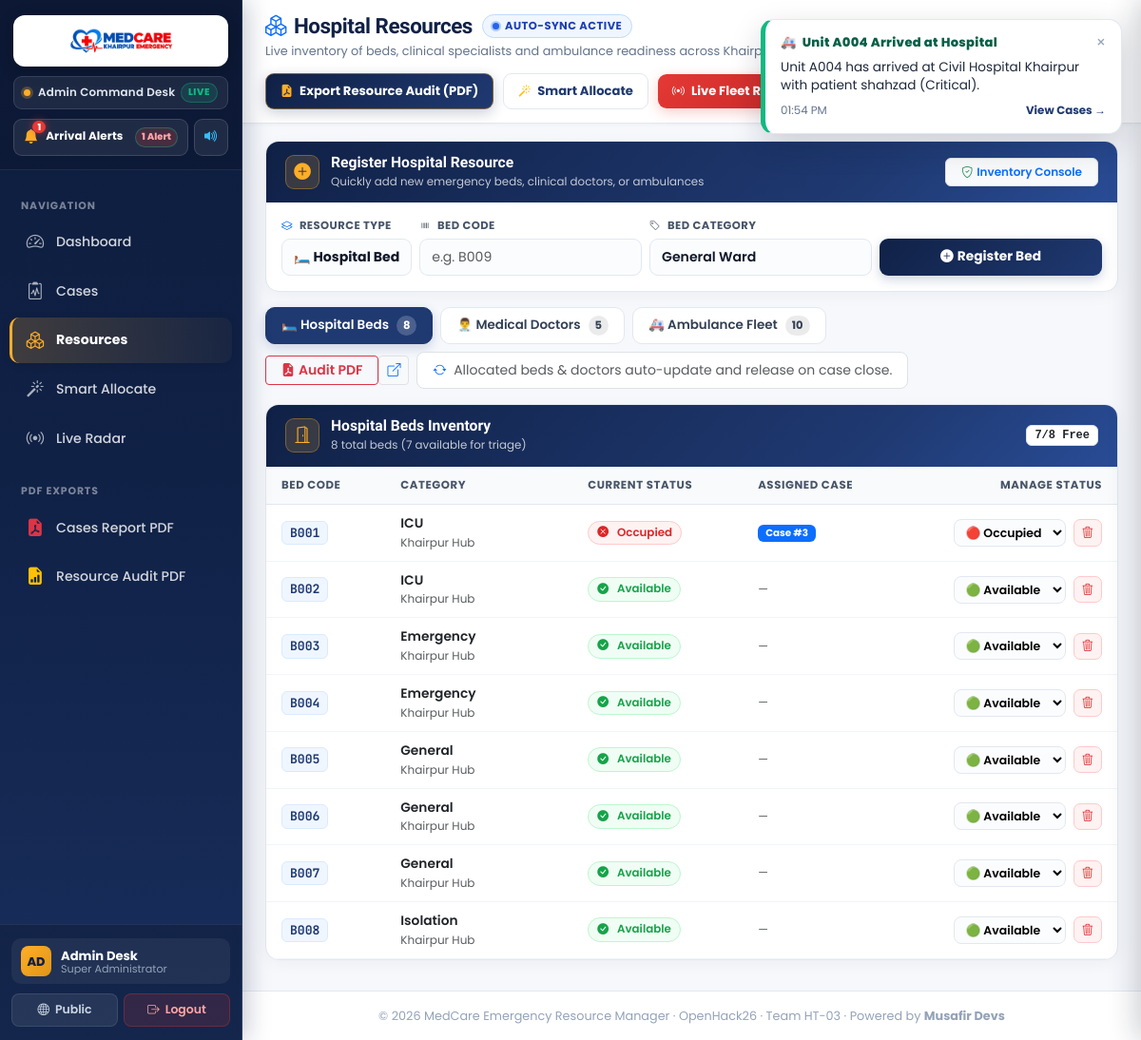
Screenshot of /admin/resources (signed in) with the database file from the repository.
### app.py (models this page shows)
class Bed(db.Model):
    id = db.Column(db.Integer, primary_key=True)
    bed_code = db.Column(db.String(20), unique=True, nullable=False)
    bed_type = db.Column(db.String(30), nullable=False)  # ICU, Emergency, General, Isolation
    status = db.Column(db.String(20), default='Available')
    assigned_case_id = db.Column(db.Integer, db.ForeignKey('case.id'), nullable=True)

### app.py (the view)
@app.route('/admin/resources')
@login_required(role='admin')
def admin_resources():
    return render_template('admin/resources.html', beds=Bed.query.all(),
        doctors=User.query.filter_by(role='doctor').all(),
        ambulances=User.query.filter_by(role='ambulance').all())

### app.py (called while the page is built, shortened)
def login_required(role=None):
    from functools import wraps
    def decorator(f):
        @wraps(f)
        def wrapped(*args, **kwargs):
            if 'user_id' not in session:
                flash('Please login first.', 'warning')
                return redirect(url_for('login'))
            return f(*args, **kwargs)
        return wrapped
    return decorator

### templates/admin/resources.html (shortened to what this page needs)
{% extends "base.html" %}
{% block body %}
{% include 'admin/_nav.html' %}
<header class="executive-topbar">
  <div class="topbar-left">
    <div class="topbar-title-row">
      <h1 class="topbar-title">
        <i class="bi bi-boxes text-primary"></i>
        <span>Hospital Resources</span>
      </h1>
      <span class="topbar-status-chip">
        <span class="live-dot-pulse"></span>
        <span>Auto-Sync Active</span>
      </span>
    </div>
    <p class="topbar-sub">
      Live inventory of beds, clinical specialists and ambulance readiness across Khairpur
    </p>
  </div>
  <div class="topbar-right">
    <a href="{{ url_for('export_resources_pdf') }}" class="btn-topbar-action btn-pdf" target="_blank" title="Export Resource Inventory & Readiness Audit PDF">
      <i class="bi bi-file-earmark-pdf-fill"></i>
      <span>Export Resource Audit (PDF)</span>
    </a>
    <a href="{{ url_for('admin_allocate') }}" class="btn-topbar-action btn-allocate">
      <i class="bi bi-magic text-warning"></i>
      <span>Smart Allocate</span>
    </a>
    <a href="{{ url_for('admin_track') }}" class="btn-topbar-action btn-radar">
      <i class="bi bi-broadcast"></i>
      <span>Live Fleet Radar</span>
    </a>
  </div>
</header>
<main class="dashboard-main-content">
  <div class="content-card mb-3">
    <div class="admin-card-header">
      <div class="admin-card-header-left">
        <div class="admin-card-icon"><i class="bi bi-plus-circle-fill"></i></div>
        <div>
          <h5>Register Hospital Resource</h5>
          <p>Quickly add new emergency beds, clinical doctors, or ambulances</p>
        </div>
      </div>
      <span class="badge bg-light text-primary border px-3 py-2 fw-semibold d-none d-sm-inline-flex align-items-center">
        <i class="bi bi-shield-check text-success me-1"></i> Inventory Console
      </span>
    </div>
    <div class="card-body p-3">
      <form method="POST" action="{{ url_for('add_resource') }}">
        <div class="row g-2 align-items-end">
          <div class="col-md-3 col-lg-2">
            <label class="form-label"><i class="bi bi-layers me-1 text-primary"></i> Resource Type</label>
            <select name="resource_type" id="resTypeSelect" class="form-select fw-bold" onchange="toggleResourceForm(this.value)">
              <option value="bed" selected>🛏️ Hospital Bed</option>
            </select>
          </div>
          <div id="bedFields" class="row g-2 col-md-9 col-lg-10 align-items-end m-0 p-0">
            <div class="col-md-4 col-lg-4">
              <label class="form-label"><i class="bi bi-upc me-1 text-secondary"></i> Bed Code</label>
              <input type="text" name="bed_code" id="bedCodeInput" class="form-control" placeholder="e.g. B009" required>
            </div>
            <div class="col-md-4 col-lg-4">
              <label class="form-label"><i class="bi bi-tag me-1 text-secondary"></i> Bed Category</label>
              <select name="bed_type" class="form-select fw-semibold">
                <option value="General" selected>General Ward</option>
              </select>
            </div>
            <div class="col-md-4 col-lg-4">
              <button type="submit" class="btn-admin-primary w-100">
                <i class="bi bi-plus-circle-fill me-1"></i> Register Bed
              </button>
            </div>
          </div>
        </div>
      </form>
    </div>
  </div>
  <div class="d-flex align-items-center justify-content-between flex-wrap gap-2 mb-3">
    <ul class="nav nav-pills res-pills m-0">
      <li class="nav-item">
        <a class="nav-link active" data-bs-toggle="pill" href="#beds">
          <span>🛏️ Hospital Beds</span>
          <span class="res-pill-badge">{{ beds|length }}</span>
        </a>
      </li>
      <li class="nav-item">
        <a class="nav-link" data-bs-toggle="pill" href="#doctors">
          <span>👨‍⚕️ Medical Doctors</span>
          <span class="res-pill-badge">{{ doctors|length }}</span>
        </a>
      </li>
      <li class="nav-item">
        <a class="nav-link" data-bs-toggle="pill" href="#ambulances">
          <span>🚑 Ambulance Fleet</span>
          <span class="res-pill-badge">{{ ambulances|length }}</span>
        </a>
      </li>
    </ul>
    <div class="d-none d-md-flex align-items-center gap-2">
      <div class="d-inline-flex align-items-center">
        <a href="{{ url_for('export_resources_pdf') }}" class="btn btn-outline-danger btn-sm py-1 px-3 fw-semibold d-inline-flex align-items-center gap-1" title="Download Resource Audit Report as PDF">
          <i class="bi bi-file-earmark-pdf-fill"></i> Audit PDF
        </a>
        <a href="{{ url_for('export_resources_pdf', view='1') }}" target="_blank" class="btn btn-light border btn-sm py-1 px-2" title="Preview PDF in New Tab">
          <i class="bi bi-box-arrow-up-right text-primary"></i>
        </a>
      </div>
      <div class="text-muted small bg-white border px-3 py-2 rounded-3">
        <i class="bi bi-arrow-repeat text-primary me-1"></i>
        <span>Allocated beds & doctors auto-update and release on case close.</span>
      </div>
    </div>
  </div>
  <div class="tab-content">
    <div class="tab-pane fade show active" id="beds">
      <div class="content-card">
        <div class="admin-card-header">
          <div class="admin-card-header-left">
            <div class="admin-card-icon"><i class="bi bi-door-open"></i></div>
            <div>
              <h5>Hospital Beds Inventory</h5>
              <p>{{ beds|length }} total beds ({{ beds|selectattr('status', 'equalto', 'Available')|list|length }} available for triage)</p>
            </div>
          </div>
          <span class="badge bg-white text-dark border px-2 py-1 font-monospace small">
            {{ beds|selectattr('status', 'equalto', 'Available')|list|length }}/{{ beds|length }} Free
          </span>
        </div>
        <div class="card-body p-0">
          <table class="table-modern align-middle">
            <thead>
              <tr>
                <th style="width: 14%;">Bed Code</th>
                <th style="width: 22%;">Category</th>
                <th style="width: 20%;">Current Status</th>
                <th style="width: 22%;">Assigned Case</th>
                <th style="width: 22%;" class="text-end">Manage Status</th>
              </tr>
            </thead>
            <tbody>
              {% for b in beds %}
              <tr>
                <td><span class="code-badge">{{ b.bed_code }}</span></td>
                <td>
                  <span class="fw-semibold text-dark">{{ b.bed_type }}</span>
                  <span class="text-muted small d-block">Khairpur Hub</span>
                </td>
                <td>
                  {% if b.status == 'Available' %}
                    <span class="status-pill status-pill-available"><i class="bi bi-check-circle-fill me-1"></i>Available</span>
                  {% else %}
                    <span class="status-pill status-pill-occupied"><i class="bi bi-x-circle-fill me-1"></i>Occupied</span>
                  {% endif %}
                </td>
                <td>
                  {% if b.assigned_case_id %}
                    <a href="{{ url_for('admin_cases') }}" class="badge bg-primary text-white text-decoration-none px-2 py-1">
                      Case #{{ b.assigned_case_id }}
                    </a>
                  {% else %}
                    <span class="text-muted small">—</span>
                  {% endif %}
                </td>
                <td class="text-end">
                  <div class="d-inline-flex align-items-center gap-1 justify-content-end">
                    <form method="POST" action="{{ url_for('update_resource') }}" class="d-inline m-0">
                      <select name="status" class="update-select-sm" onchange="this.form.submit()">
                        <option value="Available" {% if b.status=='Available' %}selected{% endif %}>🟢 Available</option>
                        <option value="Occupied" {% if b.status=='Occupied' %}selected{% endif %}>🔴 Occupied</option>
                      </select>
                    </form>
                    <form method="POST" action="{{ url_for('delete_resource') }}" class="d-inline m-0 ms-1"
                          data-confirm="Are you sure you want to permanently remove bed <strong>{{ b.bed_code }}</strong> ({{ b.bed_type }})?"
                          data-confirm-title="Remove Bed"
                          data-confirm-badge="BED: {{ b.bed_code }}"
                          data-confirm-btn="Yes, Remove"
                          data-confirm-type="danger">
                      <button type="submit" class="btn-action-delete" title="Delete Bed">
                        <i class="bi bi-trash3"></i>
                      </button>
                    </form>
                  </div>
                </td>
              </tr>
              {% else %}
              <tr>
                <td colspan="5" class="text-center text-muted py-4">No beds recorded.</td>
              </tr>
              {% endfor %}
            </tbody>
          </table>
        </div>
      </div>
    </div>
  </div>
</main>
<footer class="site-footer">
  <div class="container-fluid px-4 text-center">
    <p class="mb-0">&copy; 2026 MedCare Emergency Resource Manager · OpenHack26 · Team HT-03 · Powered by <strong>Musafir Devs</strong></p>
  </div>
</footer>
{% endblock %}

### static/css/style.css (style rules this page uses)
:root { --navy: #1F3971; --navy-light: #2a4a8a; --yellow: #FFAE27; --red: #e53935; --dark: #2d3e50; --muted: #78909c; --bg: #f5f7fa; --border: #e3e7ee; }
* { box-sizing: border-box; }
html { -webkit-text-size-adjust: 100%; scroll-behavior: smooth; }
body { font-family: 'Poppins', sans-serif; background: var(--bg); color: var(--dark); margin: 0; overflow-x: hidden; min-height: 100vh; display: flex; flex-direction: column; }
a { text-decoration: none; }
.site-footer { background: var(--navy); color: rgba(255,255,255,0.9); padding: 22px 0; font-size: 0.88rem; margin-top: auto; margin-bottom: 0 !important; }
.content-card { background: #fff; border: 1px solid var(--border); border-radius: 12px; box-shadow: 0 4px 16px rgba(15,30,50,0.06); }
.form-label { font-size: 0.83rem; font-weight: 600; color: var(--navy); margin-bottom: 6px; display: block; }
.btn-radar { background: #1F3971; color: #ffffff; border: none; }
.site-footer { background: #0b1528; color: #94a3b8; padding: 55px 0 45px; border-top: 1px solid rgba(255, 255, 255, 0.08); }

### templates/admin/_nav.html (style rules this page uses)
:root { --sb-width: 255px; --sb-bg: #102146; --sb-navy-accent: #1F3971; --sb-yellow: #FFAE27; --sb-red: #e53935; --sb-green: #10b981; --sb-border: rgba(255, 255, 255, 0.08); }
@media (min-width: 992px) { body { padding-left: var(--sb-width) !important; min-height: 100vh; display: flex; flex-direction: column; } }

### rows the page displays
Bed: bed_code "B001", bed_type "ICU", shows "Occupied", assigned_case_id "3", status "🔴 Occupied"
Bed: bed_code "B002", bed_type "ICU", shows "Available", status "🟢 Available"
Bed: bed_code "B003", bed_type "Emergency", shows "Available", status "🟢 Available"
Bed: bed_code "B004", bed_type "Emergency", shows "Available", status "🟢 Available"
Bed: bed_code "B005", bed_type "General", shows "Available", status "🟢 Available"
Bed: bed_code "B006", bed_type "General", shows "Available", status "🟢 Available"
Bed: bed_code "B007", bed_type "General", shows "Available", status "🟢 Available"
Bed: bed_code "B008", bed_type "Isolation", shows "Available", status "🟢 Available"

### other values shown
{{ (session.name or 'A')[:2].upper() }} "AD"
{{ session.name or 'Admin' }} "Admin Desk"
{{ beds|length }} "8"
{{ doctors|length }} "5"
{{ ambulances|length }} "10"
{{ beds|selectattr('status', 'equalto', 'Available')|list|length }} "7"
